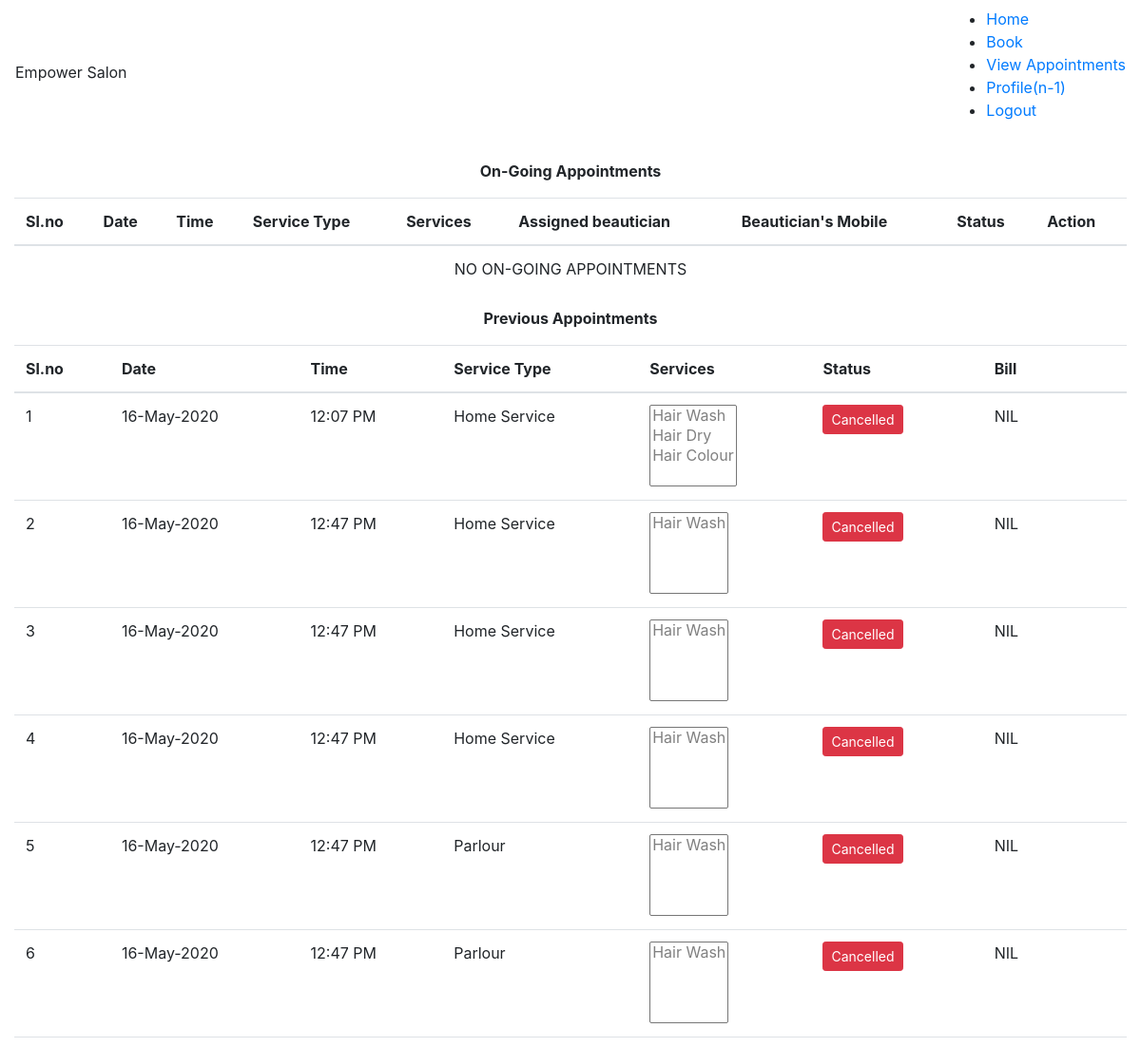
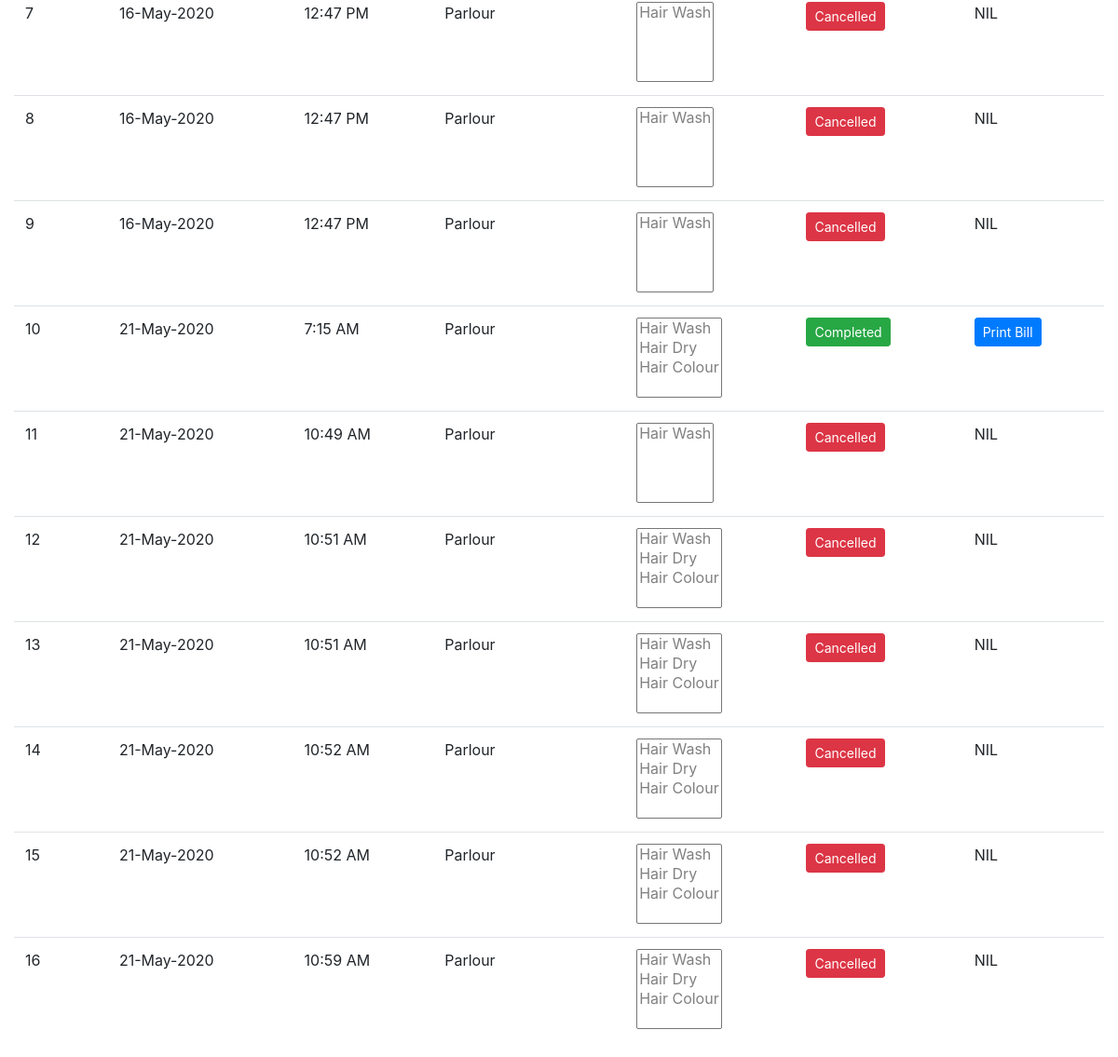
The page /view_my_appointment.php (signed in) on the database its author committed (2 pictures, top to bottom).
### tables this page shows
CREATE TABLE `appointments` (
  `id` int(11) NOT NULL,
  `cust_id` int(11) NOT NULL,
  `appointment_date` date NOT NULL,
  `appointment_time` varchar(200) NOT NULL,
  `appointment_service_type` enum('0','1') NOT NULL,
  `appointment_status` enum('0','1','2','3') NOT NULL,
  `emp_id` int(11) DEFAULT NULL,
  `created` timestamp NOT NULL DEFAULT current_timestamp()
);

### view_my_appointment.php (the view, shortened to what this page needs)
<?php
	include_once('configs/db.php');
	include("navbar.php");
	$on_appointments = [];
	$sql_query = 'SELECT * FROM `appointments` WHERE (`appointment_status` = "0" OR `appointment_status` = "1") AND `cust_id` = '.$_SESSION['uid'];
	$result = mysqli_query($db_conn,$sql_query);
	if($result)
	{
		$on_appointments = mysqli_fetch_all($result);
	}
	$comp_appointments = [];
	$sql_query = 'SELECT * FROM `appointments` WHERE (`appointment_status` = "2" OR `appointment_status` = "3") AND `cust_id` = '.$_SESSION['uid'];
	$result = mysqli_query($db_conn,$sql_query);
	if($result)
	{
		$comp_appointments = mysqli_fetch_all($result);
	}
	$service_type = ['Home Service','Parlour'];
	$status = ['Waiting','Approved','Completed','Cancelled'];
	$color = ['warning', 'primary', 'success', 'danger'];
 ?>
<!DOCTYPE html>
<html lang="en">
<head>
    <link rel="stylesheet" href="https://maxcdn.bootstrapcdn.com/bootstrap/4.4.1/css/bootstrap.min.css">
	<link rel="stylesheet" href="https://cdn.jsdelivr.net/npm/bootstrap-select@1.13.9/dist/css/bootstrap-select.min.css">
</head>
<body>
	<div class="container-fluid mt-3">
		<p class="text-center font-weight-bold">On-Going Appointments</p>
		<table class="table">
			<thead>
				<tr>
					<th>Sl.no</th>
					<th>Date</th>
					<th>Time</th>
					<th>Service Type</th>
					<th>Services</th>
					<th>Assigned beautician</th>
					<th>Beautician's Mobile</th>
					<th>Status</th>
					<th>Action</th>
				</tr>
			</thead>
			<tbody>
			<?php if(empty($on_appointments)):?>
							<tr align="center">
							<td colspan="12"> NO ON-GOING APPOINTMENTS </td>
							</tr>
				<?php endif; ?>
			</tbody>
		</table>
	</div>
	<div class="container-fluid mt-3">
		<p class="text-center font-weight-bold">Previous Appointments</p>
		<table class="table">
			<thead>
				<tr>
					<th>Sl.no</th>
					<th>Date</th>
					<th>Time</th>
					<th>Service Type</th>
					<th>Services</th>
					<th>Status</th>
					<th>Bill</th>
				</tr>
			</thead>
			<tbody>
			<?php if(empty($comp_appointments)):?>
							<tr align="center">
							<td colspan="12"> NO PREVIOUS APPOINTMENTS </td>
							</tr>
			<?php else:?>
				<?php
						foreach($comp_appointments as $key=>$comp_appointment)
						{
							$sel_services = [];
							$optinons = "PROBLEM LOADING SERVICES";
							$sql_query = "SELECT `service_id` FROM `appointment_services_junc` WHERE `appointment_id` = ".$comp_appointment[0];
							$result = mysqli_query($db_conn,$sql_query);
							if($result)
							{
								$sel_services = mysqli_fetch_all($result);
							}
							if(!empty($sel_services))
							{
								foreach($sel_services as $key_1=>$sel_service)
								{
									$sql_query = "SELECT `name` FROM `services` WHERE `id` =".$sel_service[0];
									$result = mysqli_query($db_conn,$sql_query);
									if($result)
									{
										if($key_1 == 0)
										{
											$optinons = '';
										}
										$optinons.= "<option disabled>".mysqli_fetch_array($result)['name']."</option>";
									}
								}
							}
							echo '
								<tr>
									<td>'.($key+1).'</td>
									<td>'.date('d-F-Y',strtotime($comp_appointment[2])).'</td>
									<td>'.$comp_appointment[3].'</td>
									<td>'.$service_type[$comp_appointment[4]].'</td>
									<td>
										<select name="services[]" id="services" class="selectpicker" multiple title="Selected Services" data-live-search="true">'
										.$optinons.
									'</td>
									<td>
										<button class="btn btn-sm btn-'.$color[$comp_appointment[5]].'">'.$status[$comp_appointment[5]].'</button>
									</td>';
							if($comp_appointment[5] == 2)
							{
								echo
									'<td>
										<button class="btn btn-sm btn-primary" onclick=print_bill_alert('.$comp_appointment[0].')>Print Bill</button>
									</td>';
							}
							else
							{
								echo
									'<td>
										<p>NIL</p>
									</td>';
							}
							echo '
								</tr>';
						}
						?>
				<?php endif; ?>
			</tbody>
		</table>
	</div>
</body>
</html>

### style/style.css (style rules this page uses)
body { padding: 0px; margin: 0px; }

### rows shown on the page
appointments: appointment_date "16-May-2020", appointment_time "12:07 PM", appointment_service_type "Home Service", appointment_status "Cancelled", shows "NIL"
appointments: appointment_date "16-May-2020", appointment_time "12:47 PM", appointment_service_type "Home Service", appointment_status "Cancelled", shows "NIL"
appointments: appointment_date "16-May-2020", appointment_time "12:47 PM", appointment_service_type "Home Service", appointment_status "Cancelled", shows "NIL"
appointments: appointment_date "16-May-2020", appointment_time "12:47 PM", appointment_service_type "Home Service", appointment_status "Cancelled", shows "NIL"
appointments: appointment_date "16-May-2020", appointment_time "12:47 PM", appointment_service_type "Parlour", appointment_status "Cancelled", shows "NIL"
appointments: appointment_date "16-May-2020", appointment_time "12:47 PM", appointment_service_type "Parlour", appointment_status "Cancelled", shows "NIL"
appointments: appointment_date "16-May-2020", appointment_time "12:47 PM", appointment_service_type "Parlour", appointment_status "Cancelled", shows "NIL"
appointments: appointment_date "16-May-2020", appointment_time "12:47 PM", appointment_service_type "Parlour", appointment_status "Cancelled", shows "NIL"
appointments: appointment_date "16-May-2020", appointment_time "12:47 PM", appointment_service_type "Parlour", appointment_status "Cancelled", shows "NIL"
appointments: appointment_date "21-May-2020", appointment_time "7:15 AM", appointment_service_type "Parlour", appointment_status "Completed"
appointments: appointment_date "21-May-2020", appointment_time "10:49 AM", appointment_service_type "Parlour", appointment_status "Cancelled", shows "NIL"
appointments: appointment_date "21-May-2020", appointment_time "10:51 AM", appointment_service_type "Parlour", appointment_status "Cancelled", shows "NIL"
appointments: appointment_date "21-May-2020", appointment_time "10:51 AM", appointment_service_type "Parlour", appointment_status "Cancelled", shows "NIL"
appointments: appointment_date "21-May-2020", appointment_time "10:52 AM", appointment_service_type "Parlour", appointment_status "Cancelled", shows "NIL"
appointments: appointment_date "21-May-2020", appointment_time "10:52 AM", appointment_service_type "Parlour", appointment_status "Cancelled", shows "NIL"
appointments: appointment_date "21-May-2020", appointment_time "10:59 AM", appointment_service_type "Parlour", appointment_status "Cancelled", shows "NIL"

### other values the page prints
$_SESSION['uname'] "n-1"
